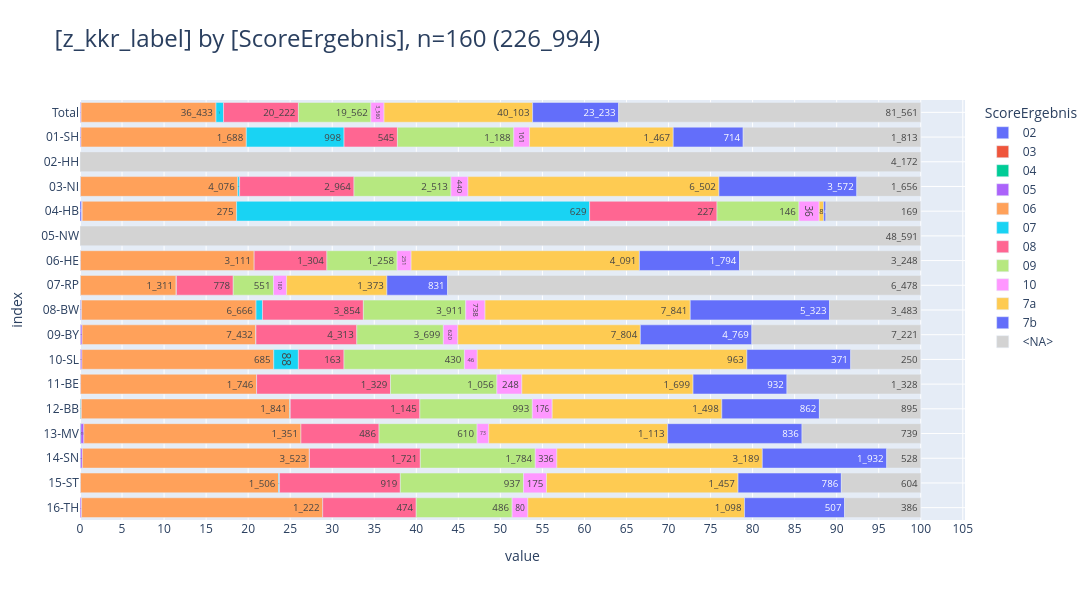

Notebook code for this chart:
### Code cell
df = t_gleas.project("z_kkr_label, lpad(ScoreErgebnis, 2, '0') as ScoreErgebnis").to_df()
pls.plot_stacked_bars(df, orientation='h', relative=True, show_total=True, height=600)

### Figure 1 — Plotly figure (JSON) as saved in the notebook; plotly's stock layout.template omitted (floating-point values rounded to 4 significant figures)
{"data": [{"hovertemplate": "col=02<br>value=%{x}<br>index=%{y}<br>cnt_str=%{text}<extra></extra>", "legendgroup": "02", "marker": {"color": "#636EFA", "pattern": {"shape": ""}}, "name": "02", "orientation": "h", "showlegend": true, "text": ["9", "3", "1", "2", "2", "1"], "textposition": "auto", "type": "bar", "x": [9, 3, 1, 2, 2, 1], "xaxis": "x", "y": [" Total", "04-HB", "07-RP", "08-BW", "09-BY", "12-BB"], "yaxis": "y"}, {"hovertemplate": "col=03<br>value=%{x}<br>index=%{y}<br>cnt_str=%{text}<extra></extra>", "legendgroup": "03", "marker": {"color": "#EF553B", "pattern": {"shape": ""}}, "name": "03", "orientation": "h", "showlegend": true, "text": ["14", "1", "1", "1", "6", "2", "1", "1", "1"], "textposition": "auto", "type": "bar", "x": [14, 1, 1, 1, 6, 2, 1, 1, 1], "xaxis": "x", "y": [" Total", "01-SH", "07-RP", "08-BW", "09-BY", "10-SL", "12-BB", "13-MV", "16-TH"], "yaxis": "y"}, {"hovertemplate": "col=04<br>value=%{x}<br>index=%{y}<br>cnt_str=%{text}<extra></extra>", "legendgroup": "04", "marker": {"color": "#00CC96", "pattern": {"shape": ""}}, "name": "04", "orientation": "h", "showlegend": true, "text": ["57", "1", "1", "3", "18", "13", "1", "6", "4", "9", "1"], "textposition": "auto", "type": "bar", "x": [57, 1, 1, 3, 18, 13, 1, 6, 4, 9, 1], "xaxis": "x", "y": [" Total", "01-SH", "06-HE", "07-RP", "08-BW", "09-BY", "11-BE", "12-BB", "13-MV", "14-SN", "15-ST"], "yaxis": "y"}, {"hovertemplate": "col=05<br>value=%{x}<br>index=%{y}<br>cnt_str=%{text}<extra></extra>", "legendgroup": "05", "marker": {"color": "#AB63FA", "pattern": {"shape": ""}}, "name": "05", "orientation": "h", "showlegend": true, "text": ["212", "8", "13", "1", "9", "1", "39", "70", "5", "5", "4", "19", "28", "3", "7"], "textposition": "auto", "type": "bar", "x": [212, 8, 13, 1, 9, 1, 39, 70, 5, 5, 4, 19, 28, 3, 7], "xaxis": "x", "y": [" Total", "01-SH", "03-NI", "04-HB", "06-HE", "07-RP", "08-BW", "09-BY", "10-SL", "11-BE", "12-BB", "13-MV", "14-SN", "15-ST", "16-TH"], "yaxis": "y"}, {"hovertemplate": "col=06<br>value=%{x}<br>index=%{y}<br>cnt_str=%{text}<extra></extra>", "legendgroup": "06", "marker": {"color": "#FFA15A", "pattern": {"shape": ""}}, "name": "06", "orientation": "h", "showlegend": true, "text": ["36_433", "1_688", "4_076", "275", "3_111", "1_311", "6_666", "7_432", "685", "1_746", "1_841", "1_351", "3_523", "1_506", "1_222"], "textposition": "auto", "type": "bar", "x": [36433, 1688, 4076, 275, 3111, 1311, 6666, 7432, 685, 1746, 1841, 1351, 3523, 1506, 1222], "xaxis": "x", "y": [" Total", "01-SH", "03-NI", "04-HB", "06-HE", "07-RP", "08-BW", "09-BY", "10-SL", "11-BE", "12-BB", "13-MV", "14-SN", "15-ST", "16-TH"], "yaxis": "y"}, {"hovertemplate": "col=07<br>value=%{x}<br>index=%{y}<br>cnt_str=%{text}<extra></extra>", "legendgroup": "07", "marker": {"color": "#19D3F3", "pattern": {"shape": ""}}, "name": "07", "orientation": "h", "showlegend": true, "text": ["2_028", "998", "46", "629", "3", "246", "2", "88", "1", "4", "3", "8"], "textposition": "auto", "type": "bar", "x": [2028, 998, 46, 629, 3, 246, 2, 88, 1, 4, 3, 8], "xaxis": "x", "y": [" Total", "01-SH", "03-NI", "04-HB", "07-RP", "08-BW", "09-BY", "10-SL", "11-BE", "12-BB", "14-SN", "15-ST"], "yaxis": "y"}, {"hovertemplate": "col=08<br>value=%{x}<br>index=%{y}<br>cnt_str=%{text}<extra></extra>", "legendgroup": "08", "marker": {"color": "#FF6692", "pattern": {"shape": ""}}, "name": "08", "orientation": "h", "showlegend": true, "text": ["20_222", "545", "2_964", "227", "1_304", "778", "3_854", "4_313", "163", "1_329", "1_145", "486", "1_721", "919", "474"], "textposition": "auto", "type": "bar", "x": [20222, 545, 2964, 227, 1304, 778, 3854, 4313, 163, 1329, 1145, 486, 1721, 919, 474], "xaxis": "x", "y": [" Total", "01-SH", "03-NI", "04-HB", "06-HE", "07-RP", "08-BW", "09-BY", "10-SL", "11-BE", "12-BB", "13-MV", "14-SN", "15-ST", "16-TH"], "yaxis": "y"}, {"hovertemplate": "col=09<br>value=%{x}<br>index=%{y}<br>cnt_str=%{text}<extra></extra>", "legendgroup": "09", "marker": {"color": "#B6E880", "pattern": {"shape": ""}}, "name": "09", "orientation": "h", "showlegend": true, "text": ["19_562", "1_188", "2_513", "146", "1_258", "551", "3_911", "3_699", "430", "1_056", "993", "610", "1_784", "937", "486"], "textposition": "auto", "type": "bar", "x": [19562, 1188, 2513, 146, 1258, 551, 3911, 3699, 430, 1056, 993, 610, 1784, 937, 486], "xaxis": "x", "y": [" Total", "01-SH", "03-NI", "04-HB", "06-HE", "07-RP", "08-BW", "09-BY", "10-SL", "11-BE", "12-BB", "13-MV", "14-SN", "15-ST", "16-TH"], "yaxis": "y"}, {"hovertemplate": "col=10<br>value=%{x}<br>index=%{y}<br>cnt_str=%{text}<extra></extra>", "legendgroup": "10", "marker": {"color": "#FF97FF", "pattern": {"shape": ""}}, "name": "10", "orientation": "h", "showlegend": true, "text": ["3_560", "161", "440", "36", "251", "180", "738", "620", "46", "248", "176", "73", "336", "175", "80"], "textposition": "auto", "type": "bar", "x": [3560, 161, 440, 36, 251, 180, 738, 620, 46, 248, 176, 73, 336, 175, 80], "xaxis": "x", "y": [" Total", "01-SH", "03-NI", "04-HB", "06-HE", "07-RP", "08-BW", "09-BY", "10-SL", "11-BE", "12-BB", "13-MV", "14-SN", "15-ST", "16-TH"], "yaxis": "y"}, {"hovertemplate": "col=7a<br>value=%{x}<br>index=%{y}<br>cnt_str=%{text}<extra></extra>", "legendgroup": "7a", "marker": {"color": "#FECB52", "pattern": {"shape": ""}}, "name": "7a", "orientation": "h", "showlegend": true, "text": ["40_103", "1_467", "6_502", "8", "4_091", "1_373", "7_841", "7_804", "963", "1_699", "1_498", "1_113", "3_189", "1_457", "1_098"], "textposition": "auto", "type": "bar", "x": [40103, 1467, 6502, 8, 4091, 1373, 7841, 7804, 963, 1699, 1498, 1113, 3189, 1457, 1098], "xaxis": "x", "y": [" Total", "01-SH", "03-NI", "04-HB", "06-HE", "07-RP", "08-BW", "09-BY", "10-SL", "11-BE", "12-BB", "13-MV", "14-SN", "15-ST", "16-TH"], "yaxis": "y"}, {"hovertemplate": "col=7b<br>value=%{x}<br>index=%{y}<br>cnt_str=%{text}<extra></extra>", "legendgroup": "7b", "marker": {"color": "#636EFA", "pattern": {"shape": ""}}, "name": "7b", "orientation": "h", "showlegend": true, "text": ["23_233", "714", "3_572", "4", "1_794", "831", "5_323", "4_769", "371", "932", "862", "836", "1_932", "786", "507"], "textposition": "auto", "type": "bar", "x": [23233, 714, 3572, 4, 1794, 831, 5323, 4769, 371, 932, 862, 836, 1932, 786, 507], "xaxis": "x", "y": [" Total", "01-SH", "03-NI", "04-HB", "06-HE", "07-RP", "08-BW", "09-BY", "10-SL", "11-BE", "12-BB", "13-MV", "14-SN", "15-ST", "16-TH"], "yaxis": "y"}, {"hovertemplate": "col=<NA><br>value=%{x}<br>index=%{y}<br>cnt_str=%{text}<extra></extra>", "legendgroup": "<NA>", "marker": {"color": "lightgray", "pattern": {"shape": ""}}, "name": "<NA>", "orientation": "h", "showlegend": true, "text": ["81_561", "1_813", "4_172", "1_656", "169", "48_591", "3_248", "6_478", "3_483", "7_221", "250", "1_328", "895", "739", "528", "604", "386"], "textposition": "auto", "type": "bar", "x": [81561, 1813, 4172, 1656, 169, 48591, 3248, 6478, 3483, 7221, 250, 1328, 895, 739, 528, 604, 386], "xaxis": "x", "y": [" Total", "01-SH", "02-HH", "03-NI", "04-HB", "05-NW", "06-HE", "07-RP", "08-BW", "09-BY", "10-SL", "11-BE", "12-BB", "13-MV", "14-SN", "15-ST", "16-TH"], "yaxis": "y"}], "layout": {"barmode": "relative", "barnorm": "percent", "height": 600, "legend": {"title": {"text": "ScoreErgebnis"}, "tracegroupgap": 0, "traceorder": "normal"}, "title": {"font": {"size": 24}, "text": "[z_kkr_label] by [ScoreErgebnis], n=160 (226_994)", "xanchor": "left", "y": 0.95, "yanchor": "top"}, "width": 2000, "xaxis": {"anchor": "y", "domain": [0, 1], "dtick": 5, "gridwidth": 1, "showgrid": true, "title": {"text": "value"}}, "yaxis": {"anchor": "x", "categoryarray": ["16-TH", "15-ST", "14-SN", "13-MV", "12-BB", "11-BE", "10-SL", "09-BY", "08-BW", "07-RP", "06-HE", "05-NW", "04-HB", "03-NI", "02-HH", "01-SH", " Total"], "categoryorder": "array", "domain": [0, 1], "gridwidth": 1, "showgrid": true, "title": {"text": "index"}}}}
